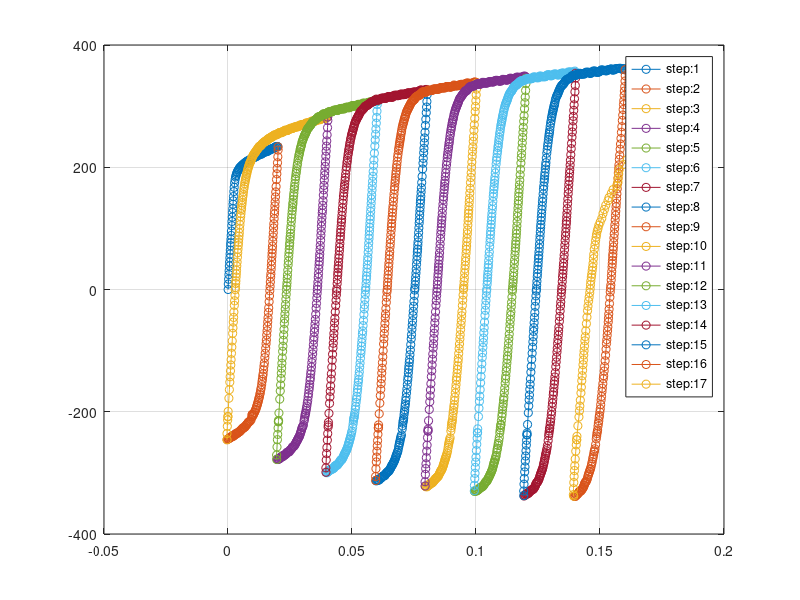

This chart was generated by the following MATLAB code: (Note: this script raises an error after producing the figure.)
%--------------------------------------------------------------------------
% Development log
% Code writer: Seong-Yong Yoon
% E-mail: theysy@postech.ac.kr
% Ver: 2.0
% Advisor: Frederic Barlat
% Affiliation: Pohang university of sicence and technology (POSTECH)
%--------------------------------------------------------------------------
% This matlab script pre-process the experimental data in terms of
% true strain and true stress.
% Moreover, it is available to process a multiple step experiment such as
% tension-compression.
clear
close all
clc
addpath 'Data'
%% Define material data
filemat='AA6022_EXP_9CYCLE';
ang=0;
data0=csvread('AA6022_EXP_9CYCLE.csv');
dataNo=3000; % Selected # of data
mode=2; % 1: Eng -> True | 2: True -> True
% bc0=0.05;
%  bc0=[0.06 0.0];
% bc0=[0.06 -0.06 0.06];
% bc0=[0.02041];
% bc0=[0.02041 -0.00043];
% bc0=[0.02041 -0.00043 0.04107];
% bc0=[0.02041 -0.00043 0.04107 0.01980 0.06201 0.04025 0.08362];
bc0=[0.02041 -0.00043 0.04107 0.01980 0.06201 0.04025 0.08362 0.06132 0.10539 0.08268 0.12768 0.10443 0.15048 0.12662 0.17373 0.14959 0.18813];
Tol=5e-5;
%% Set up boundary condition
[data_temp, indx0]=unique(data0(:,2),'stable');
data=zeros([max(size(data_temp)), 2]);
for i=1:max(size(indx0))
    data(i,1)=data0(indx0(i),1);
    data(i,2)=data0(indx0(i),2);
end
bc=log(1+bc0);
if mode==1 % Eng -> True
    data(:,2)=data(:,2).*(1+data(:,1));
    data(:,1)=log(1+data(:,1));
end
nstep=max(size(bc));
ndata=max(size(data));
pick=ceil(ndata/dataNo);
% pick=1;
%% Dividing stress-strain curves
MATdata=cell([1,nstep]); % Raw data [i,j,k]
indx2=1;
indx=ones([nstep,1]);
for k=1:nstep
    % Find index for the given boundary conditions
    for j=indx2:ndata
        if abs(bc(k)-data(j,1))<=Tol
            indx(k)=j;
            break;
        end
    end
    % Define piecewise stress-strain curve
    MATdata{k}=data(indx2:pick:indx(k),:);
    indx2=indx(k);
end
%% Plot the Data pre-processing
lgn=cell(size(nstep));
figure(51);
for k=1:nstep
    plot(MATdata{k}(:,1),MATdata{k}(:,2), '-o');
    if k==1
        hold on
        grid on
    end
    lgn{k}=strcat('step:', num2str(k));
end
legend(lgn,'Location','Best');
MATdata1=cat(1,MATdata{:});
%% Save experiment data
save (append('Data\',filemat), 'ang', 'MATdata', 'bc') 
disp('#Message: Date Pre-processing is Done!!!');